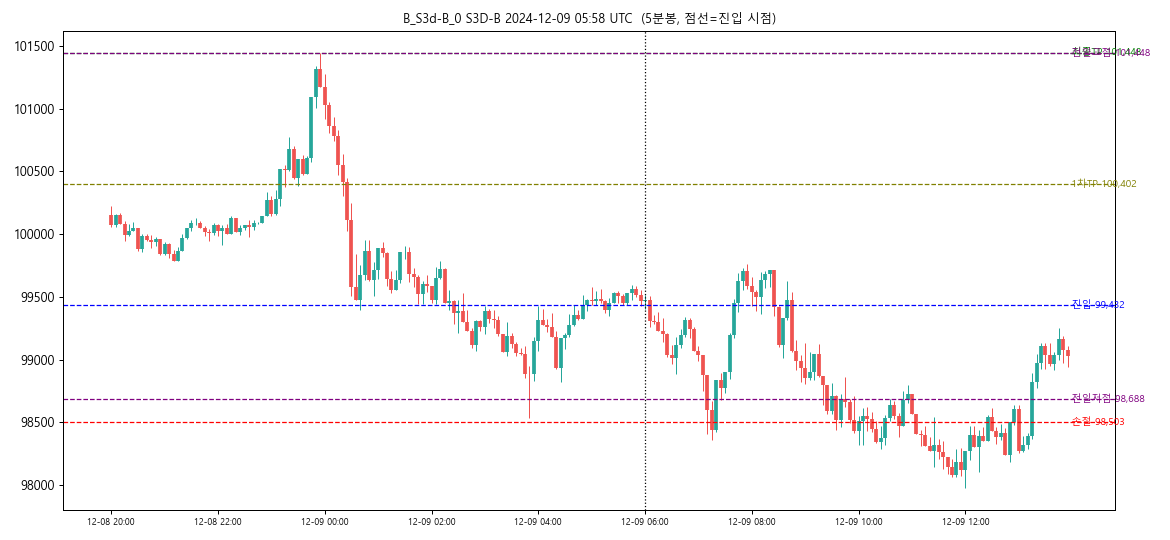
#> input picture projects/deepcoin_bot/smc_btc/audit/B_S3d-B_0.png, 1170 x 540 px
$ python -i images.py   (imports and definitions only)
#> lines starting #> are read from the running program, lines starting #| are printed output that depends on the picture
#> further down, picture is the input picture: PIL image 1170x540 RGBA; mean R, G, B, A 249.1, 247.9, 248.3, 255
"""카드 이미지 수집: 실사진(GitHub) 또는 AI 생성(OpenAI Images API).

환경변수:
  OPENAI_API_KEY      없으면 어두운 단색 배경으로 대체(경고 출력, 로컬 테스트용)
  OPENAI_IMAGE_MODEL  기본 gpt-image-1
  GITHUB_TOKEN        (선택) README 조회 rate limit 완화
"""
from __future__ import annotations

import base64
import html
import io
import os
import re
import sys
from pathlib import Path
from urllib.parse import urljoin, urlparse

import requests
from PIL import Image

W, H = 1080, 1350
MAX_BYTES = 15 * 1024 * 1024
BADGE_HOSTS = ("shields.io", "badgen.net", "badge.fury.io", "travis-ci", "codecov.io", "coveralls.io",
               "img.shields.io", "github.com/sponsors", "star-history.com", "visitor-badge", "hits.seeyoufarm")
DARK = (22, 24, 30)


def _warn(msg: str) -> None:
    print(f"[images] {msg}", file=sys.stderr)


def cover_crop(img: Image.Image, w: int = W, h: int = H) -> Image.Image:
#> called with w = 1080, h = 1350
    img = img.convert("RGB")
    scale = max(w / img.width, h / img.height)
#> scale = 2.5
    nw, nh = round(img.width * scale), round(img.height * scale)
#> nw = 2925; nh = 1350
    img = img.resize((nw, nh), Image.LANCZOS)
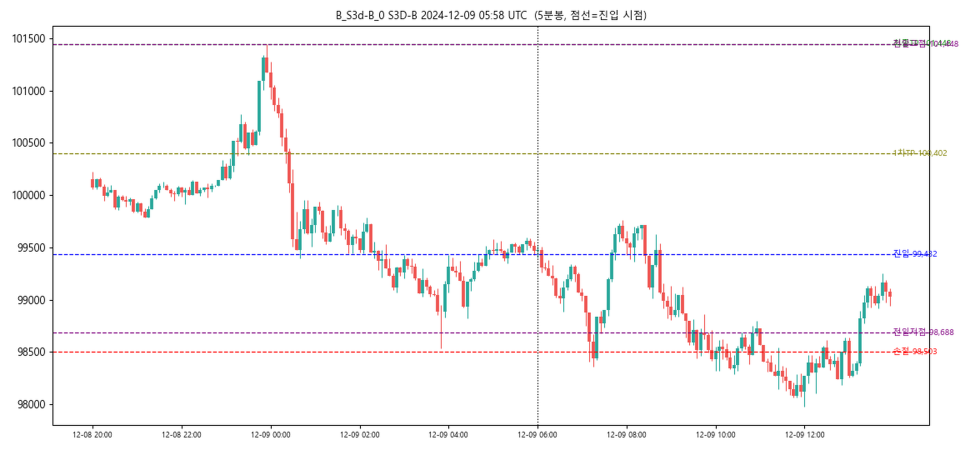
#> img: PIL image 2925x1350 RGB (shown at 1/3 size); mean R, G, B 248.6, 247.3, 247.8
    left, top = (nw - w) // 2, (nh - h) // 2
#> left = 922; top = 0
    return img.crop((left, top, left + w, top + h))
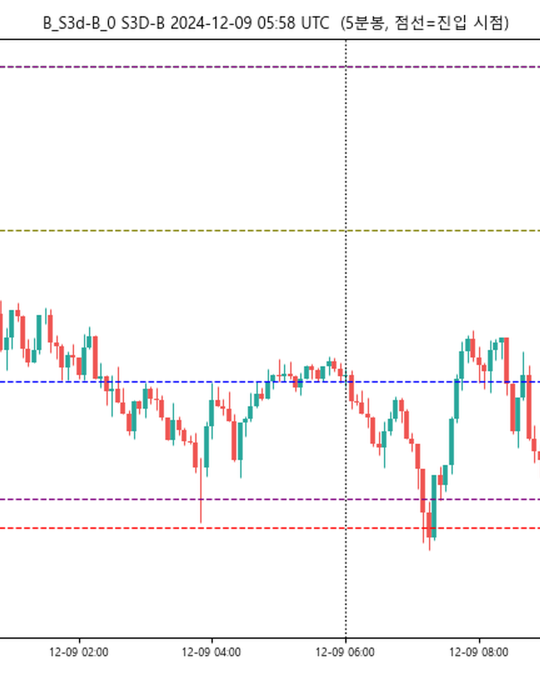
#> returned value: PIL image 1080x1350 RGB (shown at 1/2 size); mean R, G, B 248.1, 246.6, 246.9


# [82 lines left out: functions fetch_image, find_readme_image_urls, readme_image, openai_image, og_image_url, not called in this run]


OK_LICENSE = re.compile(r"^(CC[ -]BY|CC0|Public domain|PD)", re.I)  # CC BY / BY-SA / CC0 / 퍼블릭 도메인만
COMMONS_API = "https://commons.wikimedia.org/w/api.php"


# [49 lines left out: functions wikimedia_image, real_photo, not called in this run]


def _strip_prefix(note: str) -> str:
    return re.sub(r"^(사진|이미지|출처)\s*[:：]\s*", "", note.strip())


# [45 lines left out: function collect, not called in this run]

>>> from PIL import Image
>>> picture = Image.open('../../deepcoin_bot/smc_btc/audit/B_S3d-B_0.png')
>>> result = cover_crop(picture)

$ run again, on projects/deepcoin_bot/smc_btc/audit/B_S3d-B_1.png
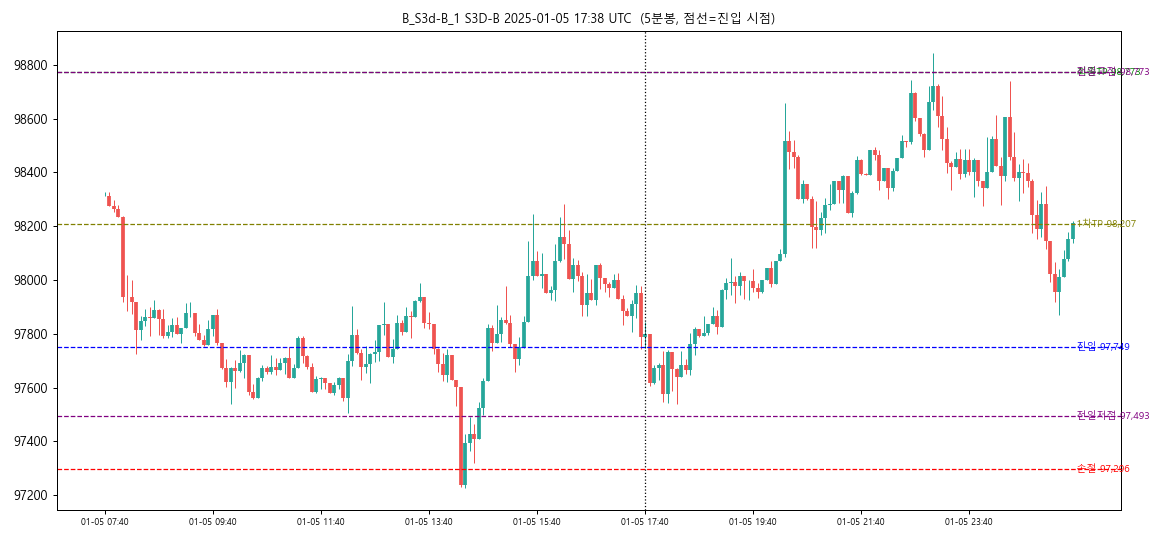
#> input picture projects/deepcoin_bot/smc_btc/audit/B_S3d-B_1.png, 1170 x 540 px
#> picture is the input picture: PIL image 1170x540 RGBA; mean R, G, B, A 248.5, 247.3, 247.7, 255
#> in cover_crop, `img = img.resize((nw, nh), Image.LANCZOS)`:
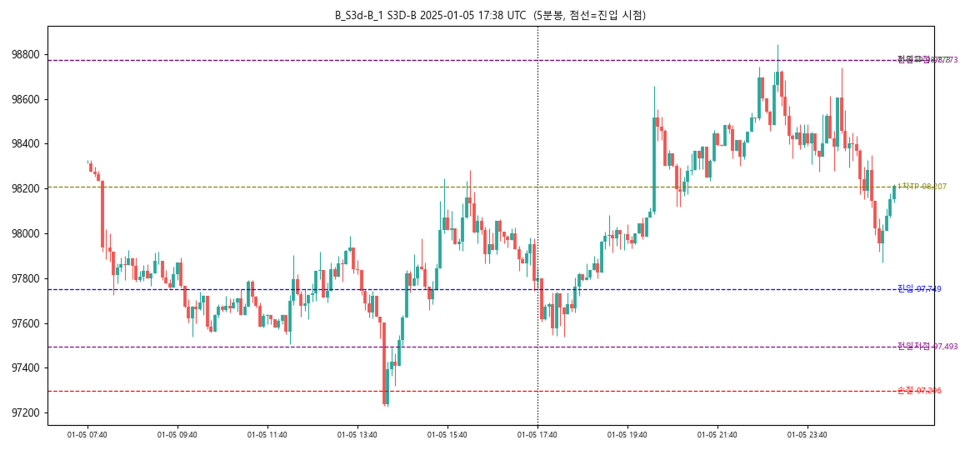
#> img: PIL image 2925x1350 RGB (shown at 1/3 size); mean R, G, B 247.9, 246.7, 247.1
#> in cover_crop, `return img.crop((left, top, left + w, top + h))`:
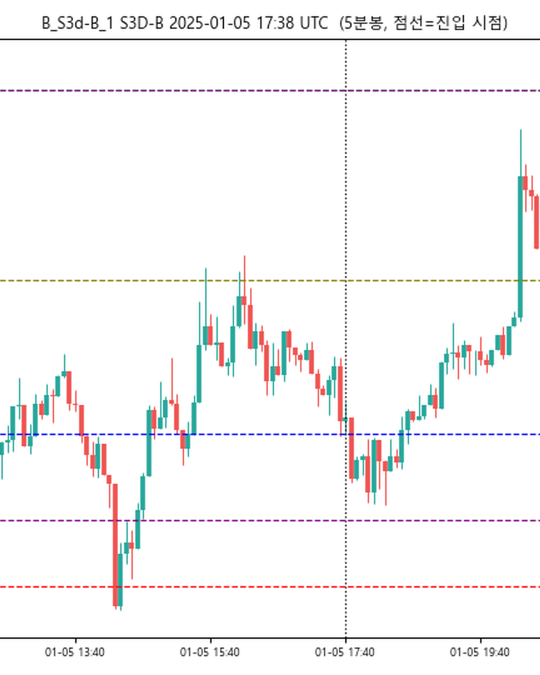
#> returned value: PIL image 1080x1350 RGB (shown at 1/2 size); mean R, G, B 246.7, 245.9, 246.2

$ run again, on projects/deepcoin_bot/smc_btc/audit/B_S3d-B_2.png
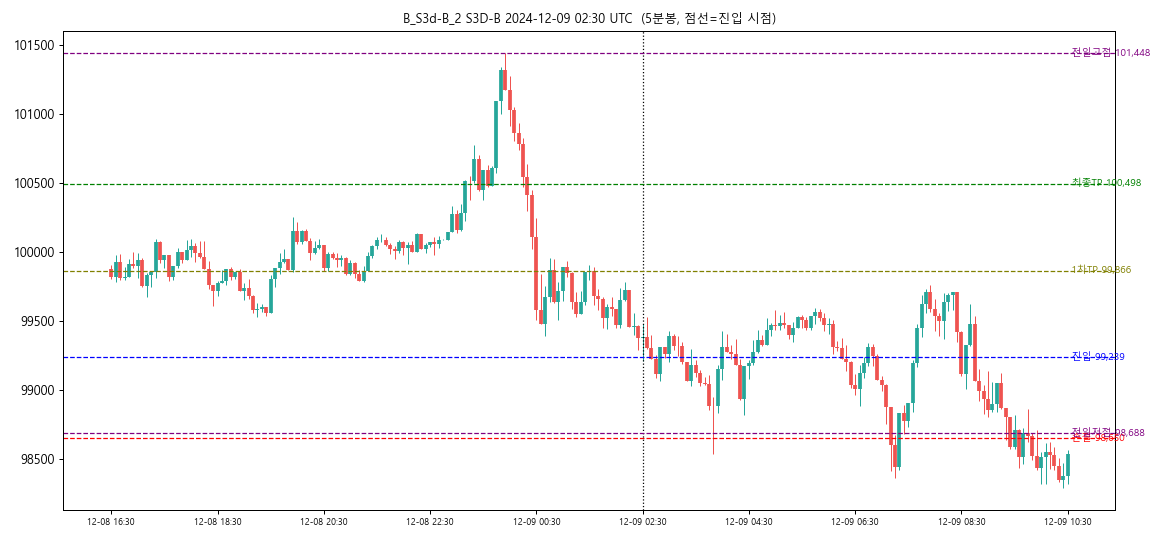
#> input picture projects/deepcoin_bot/smc_btc/audit/B_S3d-B_2.png, 1170 x 540 px
#> picture is the input picture: PIL image 1170x540 RGBA; mean R, G, B, A 248.8, 247.6, 247.9, 255
#> in cover_crop, `return img.crop((left, top, left + w, top + h))`:
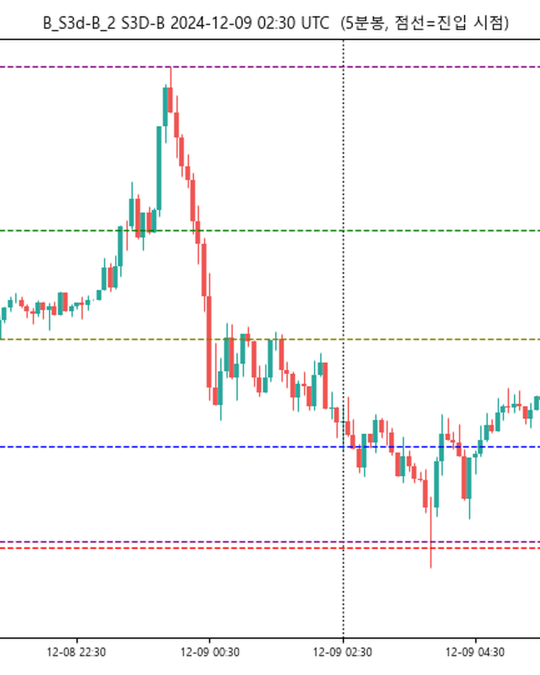
#> returned value: PIL image 1080x1350 RGB (shown at 1/2 size); mean R, G, B 247.4, 246.1, 246.3

$ run again, on projects/deepcoin_bot/smc_btc/audit/B_S3d-B_3.png
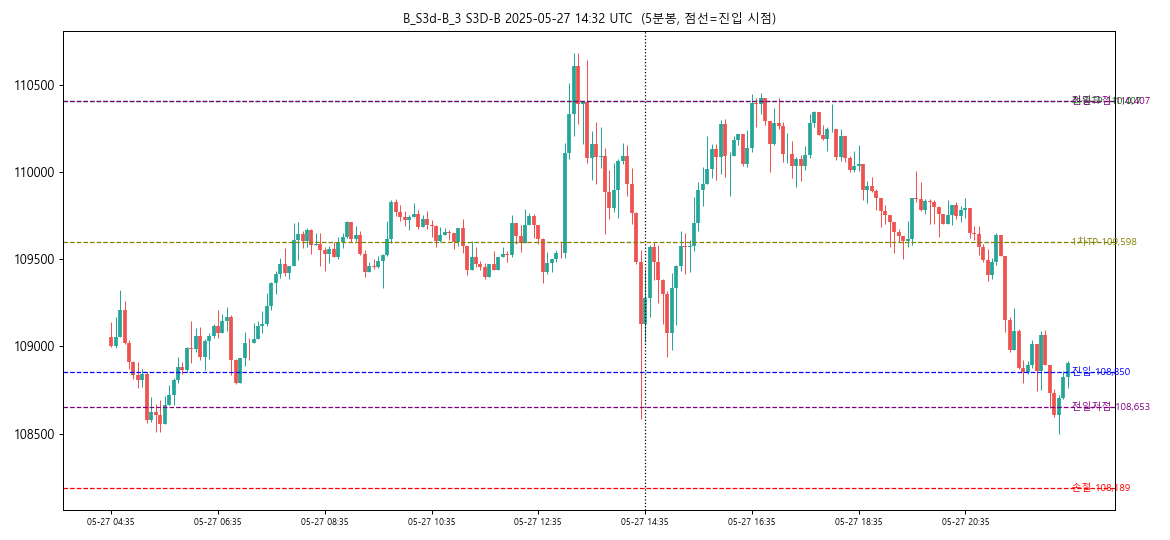
#> input picture projects/deepcoin_bot/smc_btc/audit/B_S3d-B_3.png, 1170 x 540 px
#> picture is the input picture: PIL image 1170x540 RGBA; mean R, G, B, A 248.7, 247.6, 248, 255
#> in cover_crop, `img = img.resize((nw, nh), Image.LANCZOS)`:
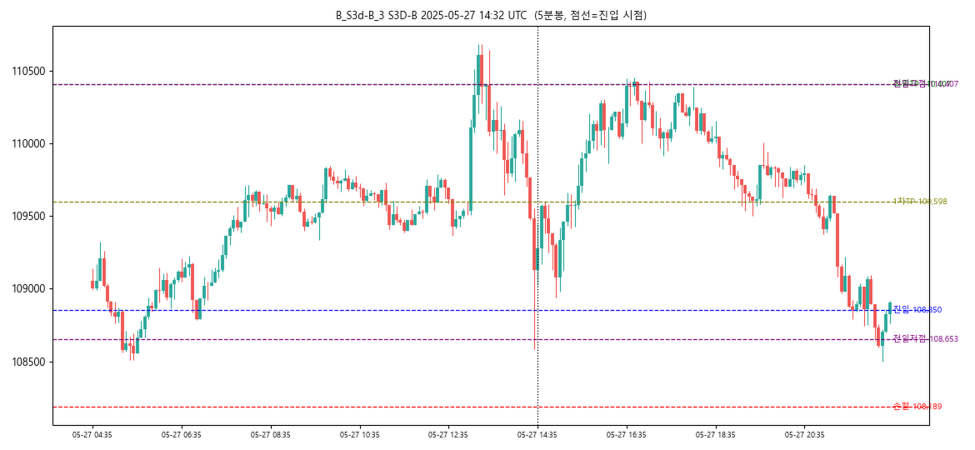
#> img: PIL image 2925x1350 RGB (shown at 1/3 size); mean R, G, B 248.2, 247, 247.4
#> in cover_crop, `return img.crop((left, top, left + w, top + h))`:
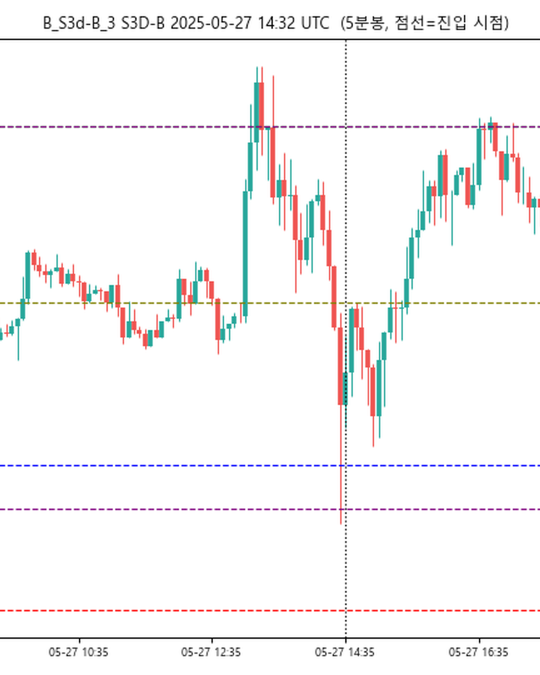
#> returned value: PIL image 1080x1350 RGB (shown at 1/2 size); mean R, G, B 246.6, 245.5, 245.8
